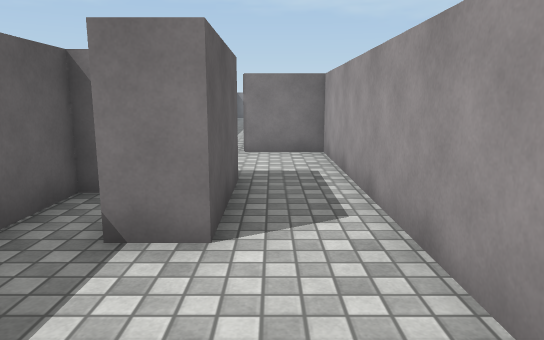
View 1 (above)

23 first-person views from a walk through a scene from a Unity 3-D project. The camera is 1.3 m above the floor, tilts 10° down and sees 70° across. The floor is counted in squares, 1 m on a side. Each view is taken from the middle of a square. On the plan, view 1 faces up. The plan holds only what a view shows up to about 16 squares ahead; the rest is blank. The place goes on beyond the plan. The player is left out. Surface patterns are stand-ins for the level's own textures.

View 2
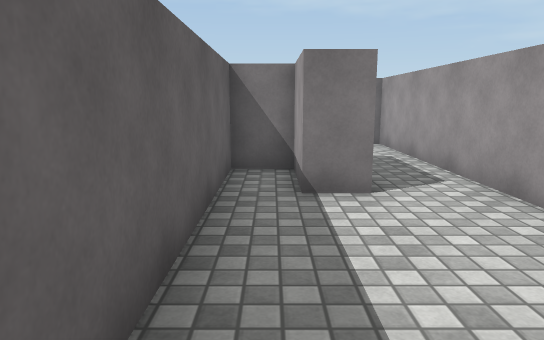

View 3
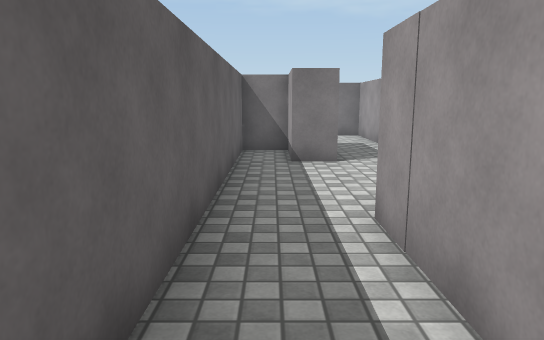

View 4
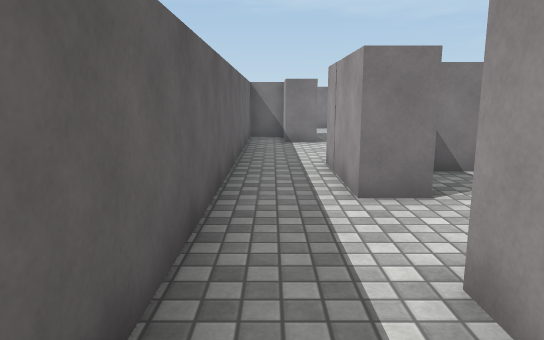

View 5
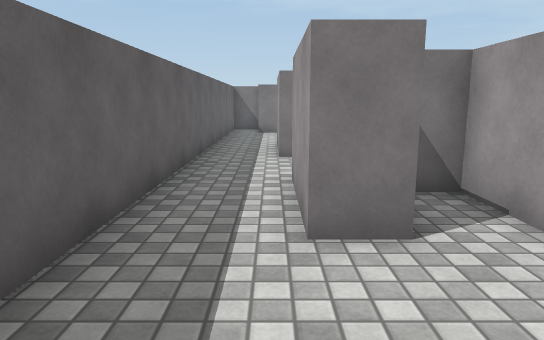

View 6
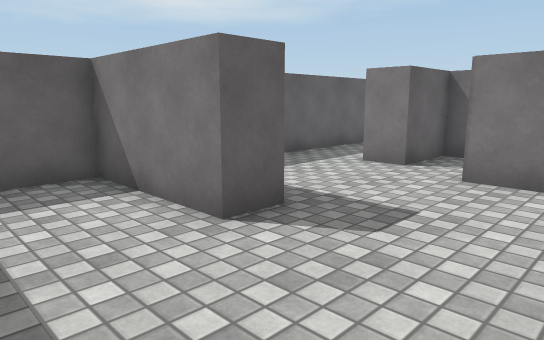

View 7
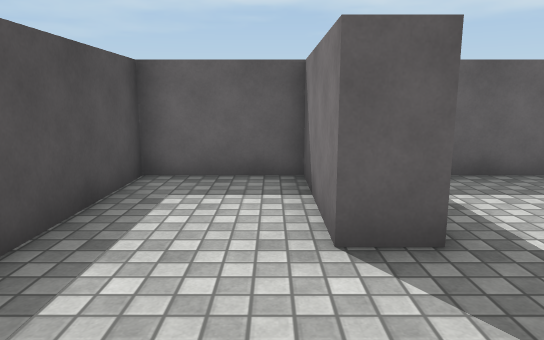

View 8
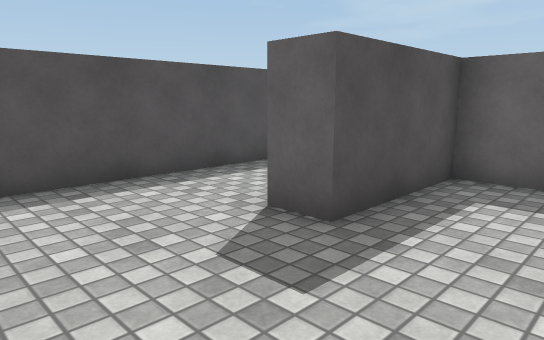

View 9
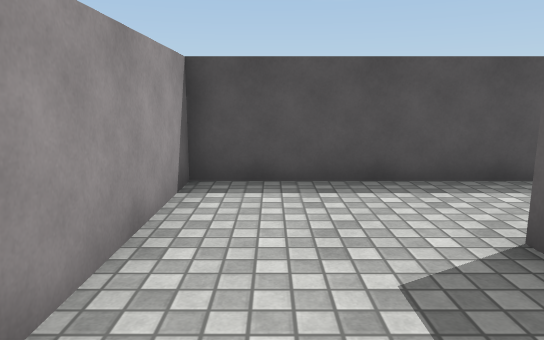

View 10
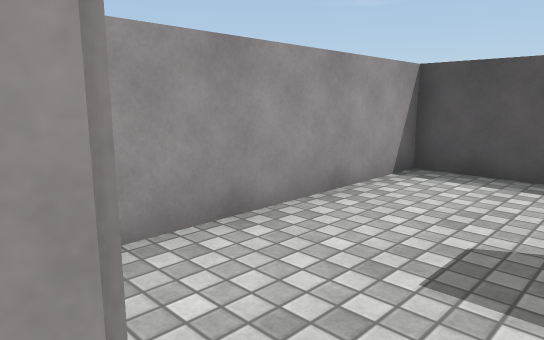

View 11
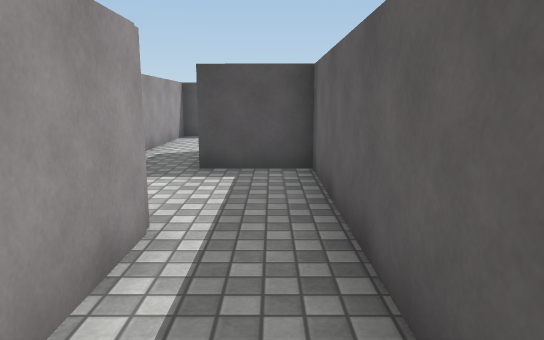

View 12
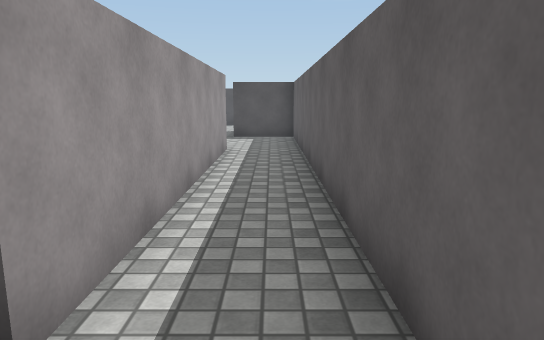

View 13
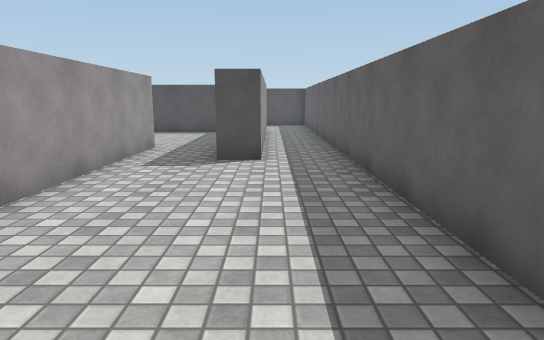

View 14
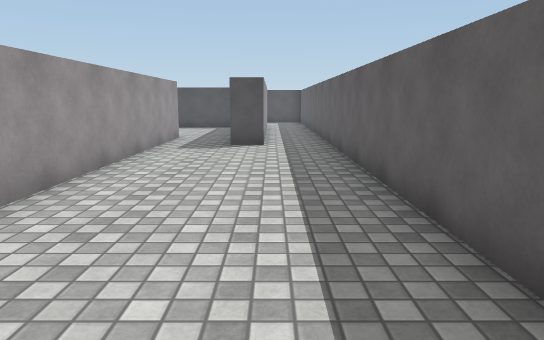

View 15
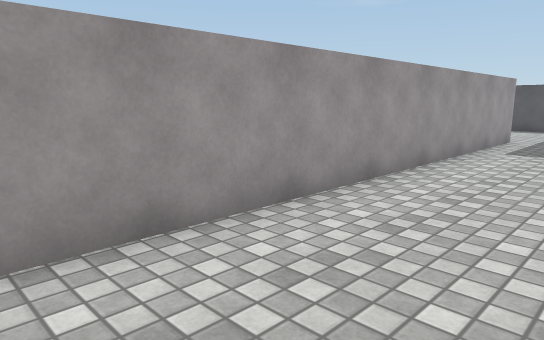

View 16
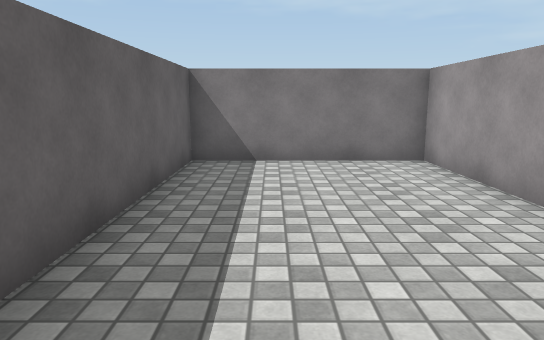

View 17
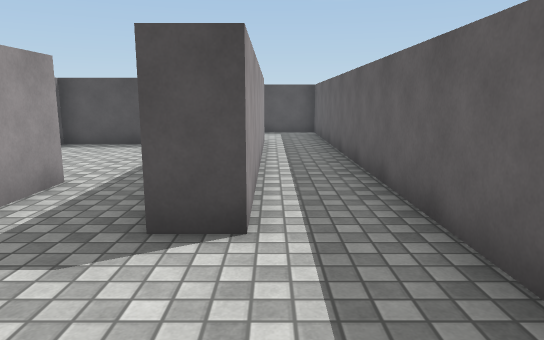

View 18
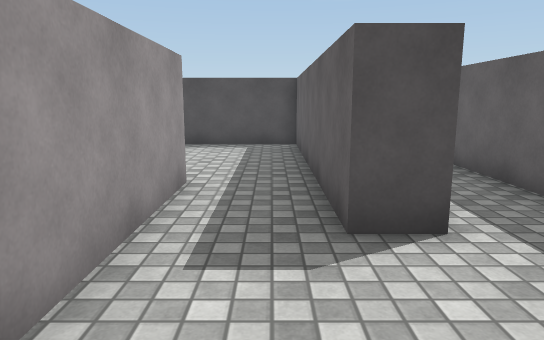

View 19
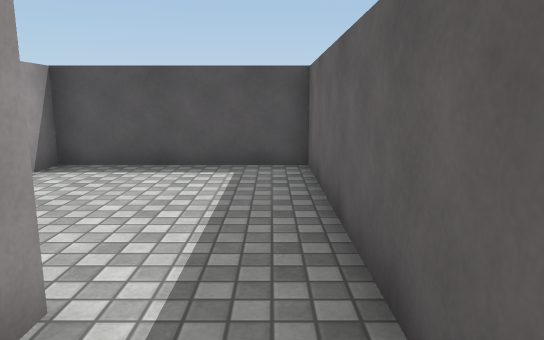

View 20
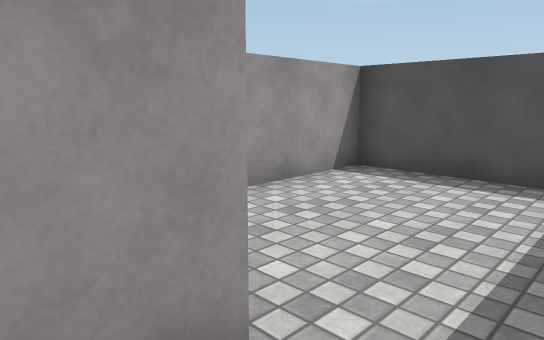

View 21
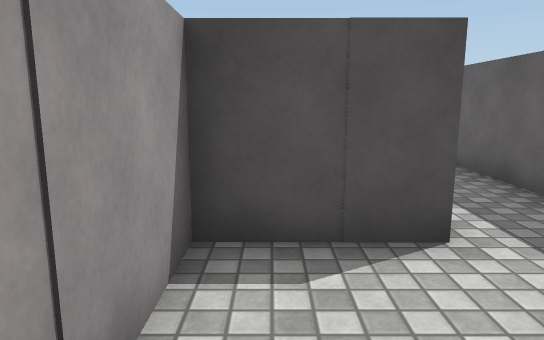

View 22
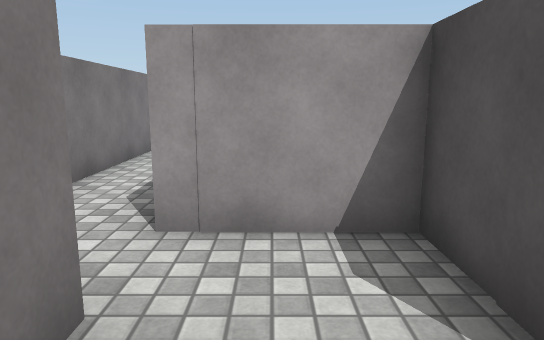

View 23
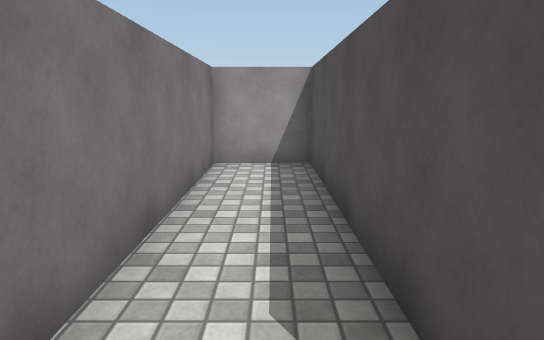

### Floor plan
Ten units are one square. View 1 is at (0, 0); x grows to the right and y downward. Boxes are objects, and circles mark ways between rooms. Rooms are numbered by the first view taken in them; rooms with no view inside come last. Other rooms are left out.
<svg viewBox="-33 -321 130 499">
<path fill="none" stroke="#000" d="M-12 -65 -6 -65 -6 -34 -16 -34 -16 -51M8 8 14 8 14 -101 -8 -101M-28 -106 -28 34M-8 39 -8 8M30 103 18 103 18 75 2 75 2 95 -8 95 -8 65 18 65 18 38M2 39 -8 39M-28 34 -28 134 7 134 7 144 -28 144 -28 173 44 173 44 114M24 -168 24 -316 -28 -316 -28 -106M-8 -101 -8 -193 2 -193 2 -166M18 38 92 38 92 18 10 18M2 -166 2 -111 54 -111 54 -141"/>
<rect x="-25" y="-65" width="10" height="10" fill="#bbb"><title>other object</title></rect>
<circle cx="-20" cy="40" r="3" fill="#2a7"/>
<circle cx="-20" cy="-110" r="3" fill="#2a7"/>
<circle cx="10" cy="40" r="3" fill="#2a7"/>
<circle cx="15" cy="-160" r="3" fill="#2a7"/>
<text x="0" y="-40">1</text>
<text x="10" y="120">2</text>
<text x="0" y="-240">3</text>
<text x="40" y="30">4</text>
<text x="30" y="-140">5</text>
</svg>
Room 1 opens to room 2. Room 1 opens to room 3. Room 2 opens to room 4. Room 3 opens to room 5.

Where each view was taken, in squares from view 1:
view 1: 0 up, 0 right, facing up
view 2: 2 down, 2 left, facing up
view 3: 5 down, 2 left, facing up
view 4: 9 down, 2 left, facing up
view 5: 13 down, 1 left, facing up
view 6: 17 down, 4 right, facing up-left
view 7: 15 down, 4 right, facing left
view 8: 11 down, 4 right, facing down-left
view 9: 11 down, 3 right, facing down
view 10: 10 down, 1 right, facing down-right
view 11: 14 up, 2 left, facing down
view 12: 21 up, 2 left, facing down
view 13: 28 up, 1 left, facing down
view 14: 31 up, 1 left, facing down
view 15: 31 up, 1 left, facing down-right
view 16: 23 up, 1 left, facing up
view 17: 23 up, 1 left, facing down
view 18: 23 up, 1 right, facing down
view 19: 19 up, 1 right, facing down
view 20: 18 up, 1 right, facing down-right
view 21: 3 down, 1 right, facing down
view 22: 5 down, 2 left, facing right
view 23: 3 down, 1 right, facing right
